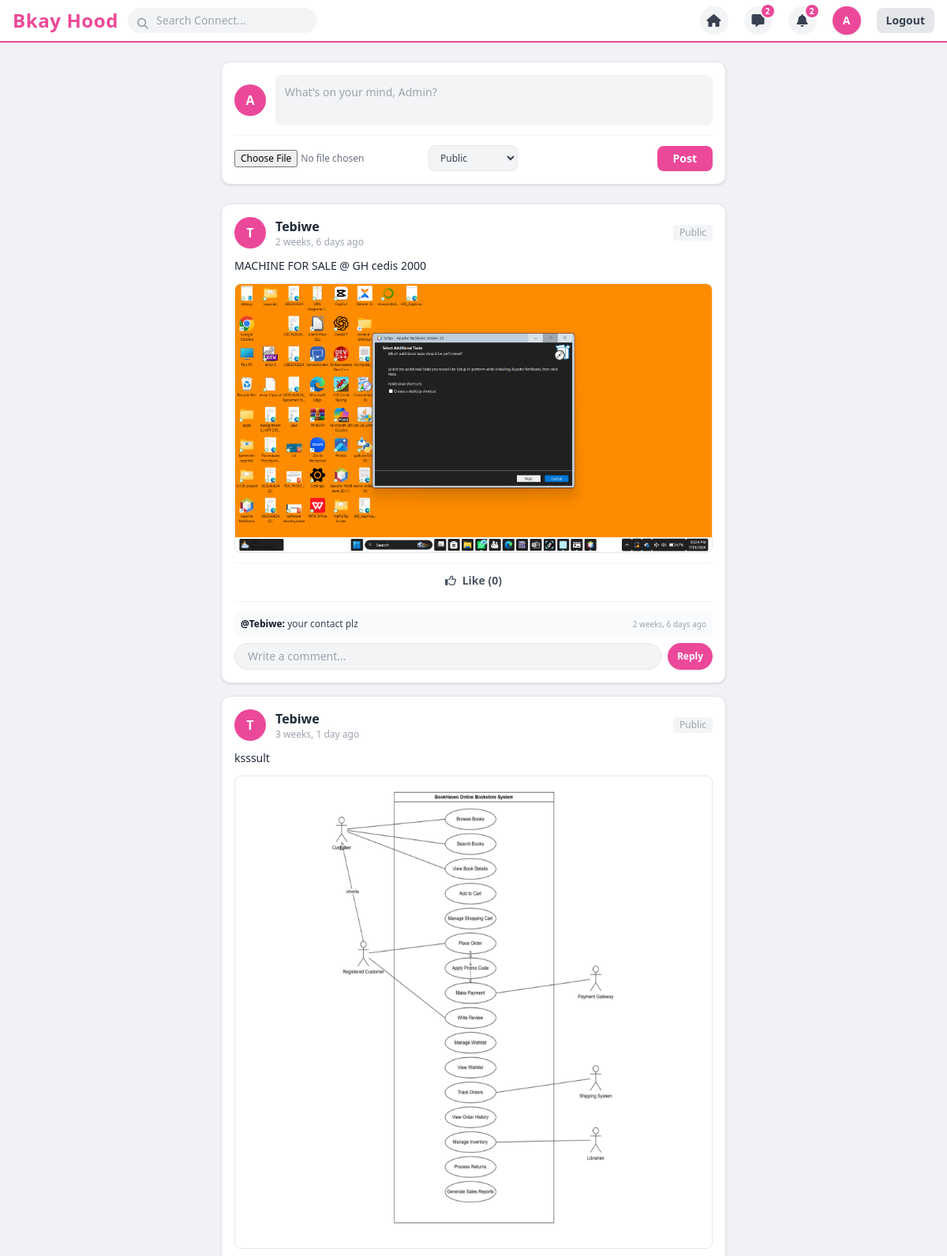
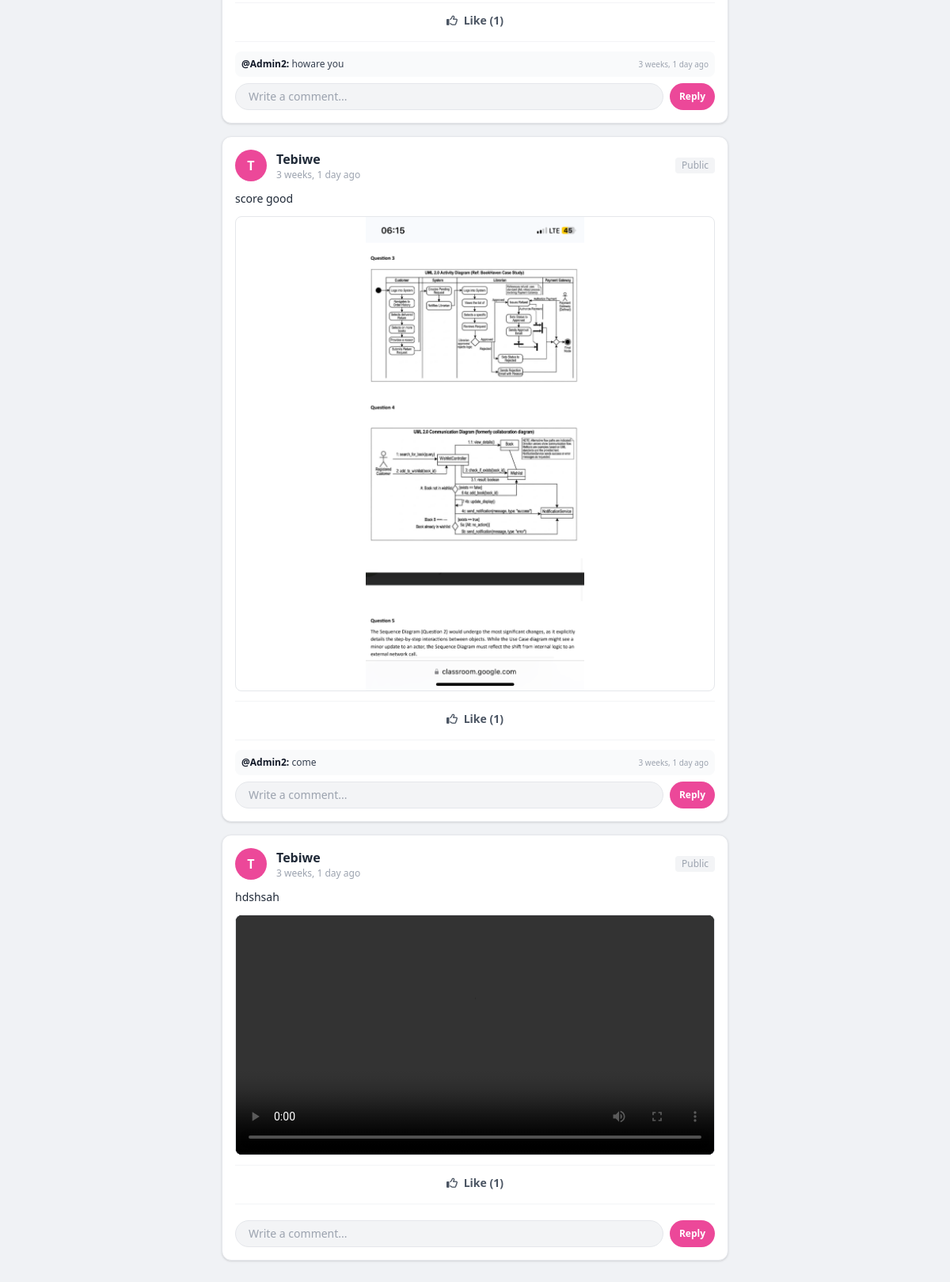
The app's page /home/ (signed in) with its own data (2 pictures, top to bottom).
### accounts/models.py (models this page shows, shortened)
class Post(models.Model):
    VISIBILITY_CHOICES = [
        ('public', 'Public'),
        ('friends', 'Friends Only'),
        ('private', 'Private'),
    ]
    author = models.ForeignKey(User, on_delete=models.CASCADE, related_name='posts')
    content = models.TextField()
    image = models.ImageField(upload_to='post_images/', blank=True, null=True)
    media = models.FileField(
        upload_to='post_media/',
        blank=True,
        null=True,
        validators=[FileExtensionValidator(allowed_extensions=['mp4', 'mov', 'avi', 'webm', 'jpg', 'jpeg', 'png', 'gif'])]
    )
    visibility = models.CharField(max_length=10, choices=VISIBILITY_CHOICES, default='public')
    likes = models.ManyToManyField(User, related_name='liked_posts', blank=True)
    created_at = models.DateTimeField(auto_now_add=True)
    class Meta:
        ordering = ['-created_at']

class Comment(models.Model):
    post = models.ForeignKey(Post, on_delete=models.CASCADE, related_name='comments')
    author = models.ForeignKey(User, on_delete=models.CASCADE, related_name='user_comments')
    content = models.TextField()
    created_at = models.DateTimeField(auto_now_add=True)
    class Meta:
        ordering = ['created_at']

### accounts/views.py (the view, shortened to what this page needs)
# urls.py: path('home/', views.home, name='home'),
@login_required
def home(request):
    blocked_users = Block.objects.filter(Q(blocker=request.user) | Q(blocked=request.user))
    blocked_ids = set()
    for b in blocked_users:
        if b.blocker == request.user:
            blocked_ids.add(b.blocked.id)
        else:
            blocked_ids.add(b.blocker.id)
    following_users = Follow.objects.filter(follower=request.user).values_list('following', flat=True)
    mutual_friends = [u for u in following_users if Follow.objects.filter(follower=u, following=request.user).exists()]
    posts = Post.objects.exclude(author__in=blocked_ids).filter(
        Q(visibility='public') |
        Q(author=request.user) |
        Q(visibility='friends', author__in=mutual_friends)
    ).distinct().order_by('-created_at')
    return render(request, 'accounts/feed.html', {'posts': posts})

### accounts/context_processors.py (called while the page is built)
def unread_counts(request):
    if request.user.is_authenticated:
        unread_notifications = Notification.objects.filter(recipient=request.user, is_read=False).count()
        unread_messages = Message.objects.filter(receiver=request.user, is_read=False).count()
        return {
            'unread_notifications_count': unread_notifications,
            'unread_messages_count': unread_messages,
        }
    return {
        'unread_notifications_count': 0,
        'unread_messages_count': 0,
    }

### accounts/templates/accounts/feed.html (shortened to what this page needs)
{% extends 'accounts/base.html' %}
{% block content %}
<div class="bg-white p-4 rounded-xl shadow border border-gray-200 mb-6">
  <form method="POST" enctype="multipart/form-data">
    <div class="flex space-x-3 items-center mb-3">
      <div class="w-10 h-10 rounded-full bg-brandPink text-white font-bold flex items-center justify-center shrink-0">
        {{ user.username|slice:":1"|upper }}
      </div>
      <textarea name="content" rows="2" placeholder="What's on your mind, {{ user.username }}?" class="w-full bg-gray-100 rounded-lg p-3 text-sm focus:outline-none focus:ring-2 focus:ring-brandPink resize-none" required></textarea>
    </div>
    <div class="flex justify-between items-center border-t border-gray-100 pt-3">
      <div class="flex items-center space-x-3">
        <input type="file" name="media" accept="image/*,video/mp4,video/mov,video/avi,video/webm" class="text-xs text-gray-500">
        <select name="visibility" class="bg-gray-100 border border-gray-200 text-gray-700 text-xs rounded-lg px-2.5 py-1.5 focus:outline-none focus:ring-2 focus:ring-brandPink">
          <option value="public">Public</option>
        </select>
      </div>
      <button type="submit" class="bg-brandPink hover:bg-opacity-90 text-white font-bold px-5 py-1.5 rounded-lg text-sm transition">Post</button>
    </div>
  </form>
</div>
<div class="space-y-4 mb-10">
  {% for post in posts %}
  <div id="post-{{ post.id }}" class="bg-white p-4 rounded-xl shadow border border-gray-200">
    <div class="flex items-center justify-between mb-3">
      <div class="flex items-center space-x-3">
        <div class="w-10 h-10 rounded-full bg-brandPink text-white font-bold flex items-center justify-center shrink-0">
          {{ post.author.username|slice:":1"|upper }}
        </div>
        <div>
          <a href="{% url 'profile' post.author.username %}" class="font-bold text-gray-800 hover:underline">{{ post.author.username }}</a>
          <p class="text-xs text-gray-400">{{ post.created_at|timesince }} ago</p>
        </div>
      </div>
      <span class="text-xs text-gray-400 bg-gray-100 px-2 py-0.5 rounded">{{ post.get_visibility_display }}</span>
    </div>
    <p class="text-gray-800 text-sm mb-3">{{ post.content }}</p>
    {% if post.media %}
      {% with url=post.media.url|lower %}
        {% if ".mp4" in url or ".mov" in url or ".webm" in url or ".avi" in url %}
          <video controls class="rounded-lg w-full mb-3 object-contain max-h-[600px] bg-black border">
            <source src="{{ post.media.url }}" type="video/mp4">
          </video>
        {% else %}
          <img src="{{ post.media.url }}" class="rounded-lg w-full mb-3 object-contain max-h-[600px] border" alt="Post media">
        {% endif %}
      {% endwith %}
    {% elif post.image %}
      <img src="{{ post.image.url }}" class="rounded-lg w-full mb-3 object-contain max-h-[600px] border" alt="Post image">
    {% endif %}
    <div class="flex border-t border-gray-100 pt-2 text-center text-sm font-semibold text-gray-600">
      <a href="{% url 'like_post' post.id %}" class="w-full py-1 hover:text-brandPink transition">
        <i class="fa-regular fa-thumbs-up mr-1"></i> Like ({{ post.likes.count }})
      </a>
    </div>
    <div class="mt-3 pt-3 border-t border-gray-100 space-y-2">
      {% for comment in post.comments.all %}
        <div class="bg-gray-50 p-2 rounded-lg text-xs flex justify-between items-start">
          <div>
            <span class="font-bold text-gray-900">@{{ comment.author.username }}:</span>
            <span class="text-gray-700">{{ comment.content }}</span>
          </div>
          <span class="text-[10px] text-gray-400">{{ comment.created_at|timesince }} ago</span>
        </div>
      {% endfor %}
      <form method="POST" class="flex gap-2 mt-2">
        <input
          type="text"
          name="comment_content"
          placeholder="Write a comment..."
          class="w-full bg-gray-100 rounded-full px-4 py-1.5 text-sm focus:outline-none focus:ring-2 focus:ring-brandPink border border-gray-200"
          required
        >
        <button type="submit" class="bg-brandPink text-white px-3 py-1.5 rounded-full text-xs font-bold shrink-0 hover:bg-opacity-90">Reply</button>
      </form>
    </div>
  </div>
  {% empty %}
  <div class="bg-white p-6 rounded-xl shadow text-center text-gray-500">
    No posts yet. Share something with your network!
  </div>
  {% endfor %}
</div>
{% endblock %}

### accounts/templates/accounts/base.html (shortened to what this page needs)
{% load static %}
<!DOCTYPE html>
<html lang="en">
<head>
  <script src="https://cdn.tailwindcss.com"></script>
  <link rel="stylesheet" href="https://cdnjs.cloudflare.com/ajax/libs/font-awesome/6.4.0/css/all.min.css">
</head>
<body class="bg-fbBg font-sans text-gray-900 min-h-screen flex flex-col">
  <nav class="bg-white border-b-2 border-brandPink sticky top-0 z-50 shadow-sm px-4 py-2 flex justify-between items-center">
    <div class="flex items-center space-x-3">
      <a href="{% url 'home' %}" class="text-2xl font-extrabold text-brandPink tracking-wide">Bkay Hood</a>
      <form method="GET" action="{% url 'search' %}" class="relative hidden sm:block">
        <input type="text" name="q" placeholder="Search Connect..." class="bg-gray-100 rounded-full pl-9 pr-4 py-1.5 text-sm focus:outline-none focus:ring-2 focus:ring-fbBlue w-60">
        <button type="submit" class="absolute left-3 top-2.5 text-gray-400 text-sm bg-transparent border-none cursor-pointer">
          <i class="fa-solid fa-magnifying-glass"></i>
        </button>
      </form>
    </div>
    {% if user.is_authenticated %}
    <div class="flex items-center space-x-5">
      <a href="{% url 'home' %}" class="w-9 h-9 rounded-full bg-gray-100 hover:bg-gray-200 flex items-center justify-center text-gray-700 transition" title="Home"><i class="fa-solid fa-house"></i></a>
      <a href="{% url 'inbox' %}" class="relative w-9 h-9 rounded-full bg-gray-100 hover:bg-gray-200 flex items-center justify-center text-gray-700 transition" title="Messages">
        <i class="fa-solid fa-message"></i>
        {% if unread_messages_count > 0 %}
          <span class="absolute -top-1 -right-1 bg-brandPink text-white text-[10px] font-bold w-5 h-5 flex items-center justify-center rounded-full border-2 border-white">
            {{ unread_messages_count }}
          </span>
        {% endif %}
      </a>
      <a href="{% url 'notifications' %}" class="relative w-9 h-9 rounded-full bg-gray-100 hover:bg-gray-200 flex items-center justify-center text-gray-700 transition" title="Notifications">
        <i class="fa-solid fa-bell"></i>
        {% if unread_notifications_count > 0 %}
          <span class="absolute -top-1 -right-1 bg-brandPink text-white text-[10px] font-bold w-5 h-5 flex items-center justify-center rounded-full border-2 border-white">
            {{ unread_notifications_count }}
          </span>
        {% endif %}
      </a>
      <a href="{% url 'profile' user.username %}" class="w-9 h-9 rounded-full bg-brandPink text-white font-bold flex items-center justify-center text-sm shadow overflow-hidden" title="Profile">
        {% if user.profile.avatar and user.profile.avatar.name != 'avatars/default.png' %}
            <img src="{{ user.profile.avatar.url }}" class="w-full h-full object-cover">
        {% else %}
            {{ user.username|slice:":1"|upper }}
        {% endif %}
      </a>
      <a href="{% url 'logout' %}" class="bg-gray-200 hover:bg-gray-300 text-gray-700 px-3 py-1.5 rounded-lg text-sm font-semibold transition">Logout</a>
    </div>
    {% endif %}
  </nav>
  <main class="max-w-2xl mx-auto w-full mt-6 px-4 flex-grow">
    {% block content %}{% endblock %}
  </main>
</body>
</html>

### records on screen
Post: author.username "T", author.username "Tebiwe", created_at "2 weeks, 6 days", visibility "Public", content "MACHINE FOR SALE @ GH cedis 2000", media (picture), likes.count "0"
Comment: author.username "Tebiwe", content "your contact plz", created_at "2 weeks, 6 days"
Post: author.username "T", author.username "Tebiwe", created_at "3 weeks, 1 day", visibility "Public", content "ksssult", media (picture), likes.count "1"
Comment: author.username "Admin2", content "howare you", created_at "3 weeks, 1 day"
Post: author.username "T", author.username "Tebiwe", created_at "3 weeks, 1 day", visibility "Public", content "score good", media (picture), likes.count "1"
Comment: author.username "Admin2", content "come", created_at "3 weeks, 1 day"
Post: author.username "T", author.username "Tebiwe", created_at "3 weeks, 1 day", visibility "Public", content "hdshsah", likes.count "1"

### other values on screen
{{ unread_messages_count }} "2"
{{ unread_notifications_count }} "2"
{{ user.username|slice:":1"|upper }} "A"
